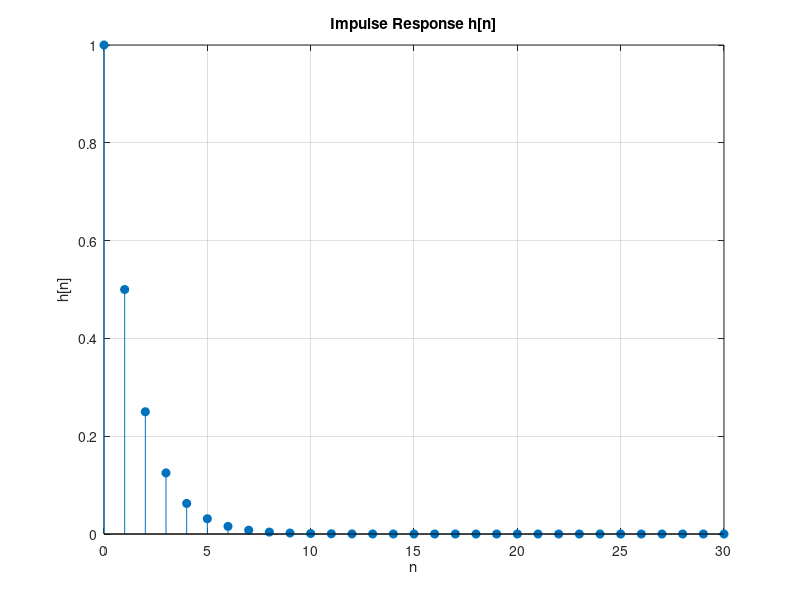
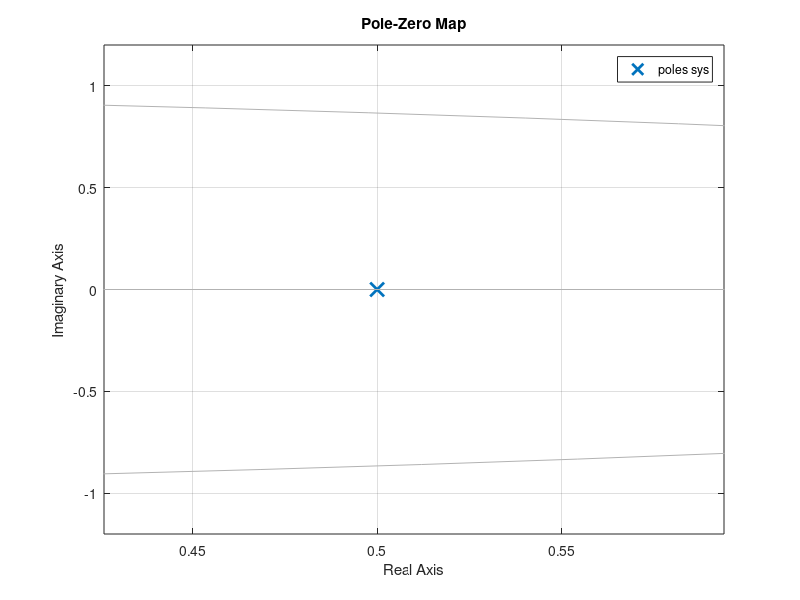
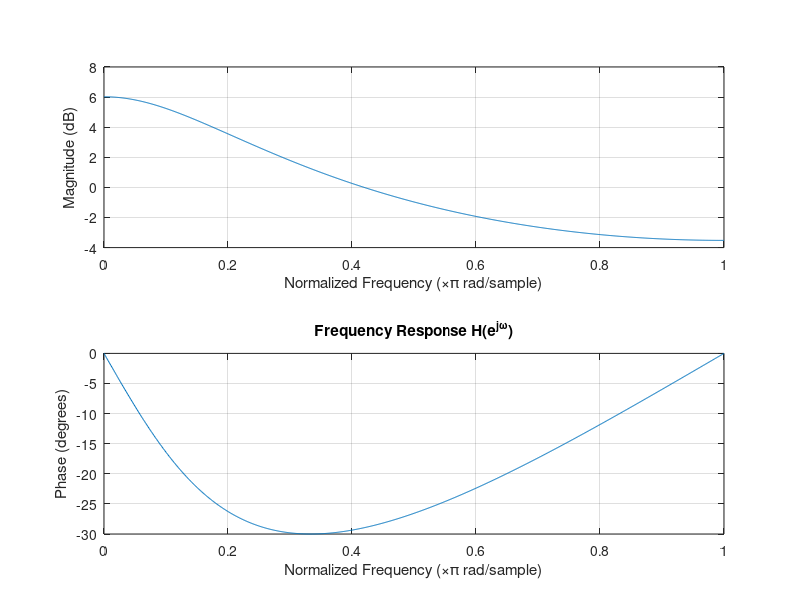
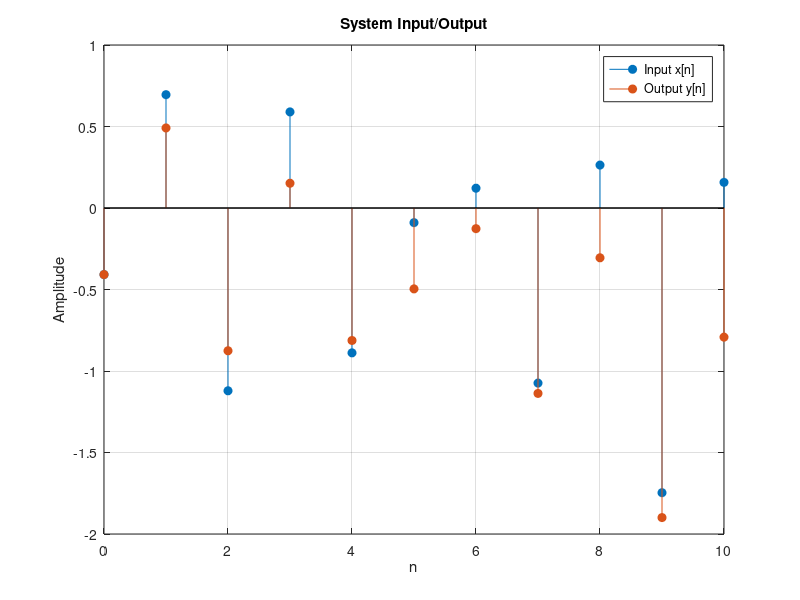

Source code (MATLAB) for these figures, in order:
clear; close all; clc;

%% Paths
scriptPath = fileparts(mfilename('fullpath'));
basePath = fullfile(scriptPath,'..');

figPath = fullfile(basePath,'figures');

if ~exist(figPath,'dir')
    mkdir(figPath);
end

%  y[n] = 0.5 y[n-1] + x[n]

b = [1];        % numerator
a = [1 -0.5];   % denominator

%% Impulse response h[n]

n = 0:30;
h = impz(b,a,length(n));

fig1 = figure;
stem(n,h,'filled');
title('Impulse Response h[n]');
xlabel('n');
ylabel('h[n]');
grid on;

exportgraphics(fig1, fullfile(figPath,'impulse_response.png'), 'Resolution', 300);

%% Transfer function H(z)
sys = tf(b,a,1);   % sampling time = 1

disp('Transfer Function H(z):');
sys;

%% Pole-zero map
fig2 = figure;
pzmap(sys);
title('Pole-Zero Map');
grid on;

exportgraphics(fig2, fullfile(figPath,'pzmap.png'), 'Resolution', 300);

%% Frequency response

fig3 = figure;
freqz(b,a,1024);
title('Frequency Response H(e^{j\omega})');

exportgraphics(fig3, fullfile(figPath,'freq_response.png'), 'Resolution', 300);

%% Output signal for input x[n]

n = 0:10;

x = sin(0.8*pi*n) + 0.5*randn(size(n));

y = filter(b,a,x);

fig4 = figure;

stem(n,x,'filled');
hold on;
stem(n,y,'filled');

legend('Input x[n]','Output y[n]');
title('System Input/Output');
xlabel('n'); ylabel('Amplitude');
grid on;

exportgraphics(gcf, fullfile(figPath,'input_output.png'), 'Resolution', 300);
%% Stability & causality analysis

% Poles
p = roots(a);

disp('Poles:');
disp(p);

if all(abs(p) < 1)
    disp('System is STABLE');
else
    disp('System is UNSTABLE');
end

disp('System is causal (depends only on past values)');
